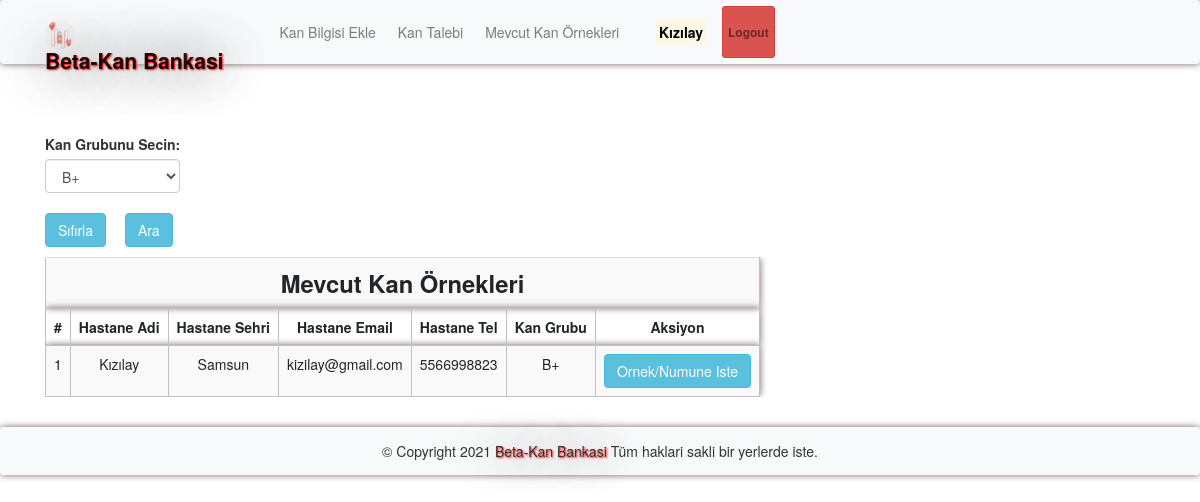
Screenshot of /abs.php?Ara=B+ (signed in) with the database file from the repository.
### tables this page shows
CREATE TABLE `bloodinfo` (
  `bid` int(11) NOT NULL,
  `hid` int(11) NOT NULL,
  `bg` varchar(10) NOT NULL
);

CREATE TABLE `hospitals` (
  `id` int(11) NOT NULL,
  `hname` varchar(100) NOT NULL,
  `hemail` varchar(100) NOT NULL,
  `hpassword` varchar(100) NOT NULL,
  `hphone` varchar(100) NOT NULL,
  `hcity` varchar(100) NOT NULL
);

### message.php (called while the page is built, shortened)
<?php $counter=0; if(isset($_GET['msg'])) { ?>
	<div class="col-5 alert alert alert-success alert-dismissible fade show card" id="message">
		<button type="button" class="close" data-dismiss="alert" title="close">&times;</button><?php echo $_GET['msg'];?>
	</div>
<?php }?>

### abs.php (the view, shortened to what this page needs)
<?php
require 'file/connection.php';
if(isset($_GET['Ara']))
{
    $searchKey = $_GET['Ara'];
    $sql = "select bloodinfo.*, hospitals.* from bloodinfo, hospitals WHERE bloodinfo.hid=hospitals.id && bg LIKE '%$searchKey%'";
}
else{
    $sql = "select bloodinfo.*, hospitals.* from bloodinfo, hospitals WHERE bloodinfo.hid=hospitals.id";
}
$result = mysqli_query($conn, $sql);
?>
<!DOCTYPE html>
<html>
<?php require 'head.php'; ?>
<body>
    <?php require 'header.php'; ?>
    <div class="container cont">
        <?php require 'message.php'; ?>
        <div class="row col-lg-8 col-md-8 col-sm-12 mb-3">
            <form method="get" action="" style="margin-top:-20px; ">
            <label class="font-weight-bolder">Kan Grubunu Secin:</label>
               <select name="Ara" class="form-control">
               <option><?php echo @$_GET['Ara']; ?></option>
               </select><br>
               <a href="abs.php" class="btn btn-info mr-4"> Sıfırla</a>
               <input type="submit" name="submit" class="btn btn-info" value="Ara">
           </form>
        </div>
        <table class="table table-responsive table-striped rounded mb-5">
            <tr><th colspan="7" class="title">Mevcut Kan Örnekleri</th></tr>
            <tr>
                <th>#</th>
                <th>Hastane Adi</th>
                <th>Hastane Sehri</th>
                <th>Hastane Email</th>
                <th>Hastane Tel</th>
                <th>Kan Grubu</th>
                <th>Aksiyon</th>
            </tr>
        <?php while($row = mysqli_fetch_array($result)) { ?>
            <tr>
                <td><?php echo ++$counter;?></td>
                <td><?php echo $row['hname'];?></td>
                <td><?php echo ($row['hcity']); ?></td>
                <td><?php echo ($row['hemail']); ?></td>
                <td><?php echo ($row['hphone']); ?></td>
                <td><?php echo ($row['bg']); ?></td>
                <form action="file/request.php" method="post">
                <?php if (isset($_SESSION['hid'])) {
                ?>
                <td>
                <a href="javascript:void(0);" class="btn btn-info hospital">Ornek/Numune Iste</a></td>
                <?php }
                    else {(isset($_SESSION['rid']))
                ?>
                <td>
                <input type="submit" name="request" class="btn btn-info" value="Request Sample"></td>
                <?php } ?>
                </form>
            </tr>
        <?php } ?>
        </table>
    </div>
    <?php require 'footer.php'
    ?>
</body>

### css/style.css (style rules this page uses)
.cont { padding-top: 40px; text-align: justify; font-size: 1em; }
.card ,nav, .footer,tr,video { border-radius: 3px; transition: all 200ms ease-out; box-shadow: 0px 0px 7px rgba(97, 75, 75, 0.87); }
tr,th,td { border:0.1px solid silver; text-align: center; }
.title { font-weight: bold; font-size: 1.7em; text-transform: capitalize; text-align: center; }
form { padding-top: 20px; }
a:link { text-decoration: none; }

### rows the page displays
bloodinfo: hid.hname "Kızılay", hid.hcity "Samsun", hid.hemail "kizilay@gmail.com", hid.hphone "5566998823", bg "B+"

### other values shown
$_SESSION['hname'] "Kızılay"
form field Ara "B+"
